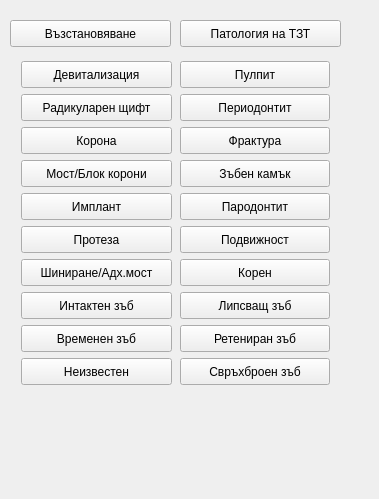
<?xml version="1.0" encoding="UTF-8"?>
<ui version="4.0">
 <class>ControlPanel</class>
 <widget class="QWidget" name="ControlPanel">
  <property name="geometry">
   <rect>
    <x>0</x>
    <y>0</y>
    <width>379</width>
    <height>499</height>
   </rect>
  </property>
  <property name="windowTitle">
   <string>ControlPanel</string>
  </property>
  <property name="toolTip">
   <string>&lt;html&gt;&lt;head/&gt;&lt;body&gt;&lt;p&gt;Бърз клавиш: Del&lt;/p&gt;&lt;/body&gt;&lt;/html&gt;</string>
  </property>
  <widget class="StatusButton" name="Caries">
   <property name="geometry">
    <rect>
     <x>180</x>
     <y>20</y>
     <width>161</width>
     <height>27</height>
    </rect>
   </property>
   <property name="sizePolicy">
    <sizepolicy hsizetype="Preferred" vsizetype="Fixed">
     <horstretch>0</horstretch>
     <verstretch>0</verstretch>
    </sizepolicy>
   </property>
   <property name="minimumSize">
    <size>
     <width>0</width>
     <height>27</height>
    </size>
   </property>
   <property name="maximumSize">
    <size>
     <width>16777215</width>
     <height>27</height>
    </size>
   </property>
   <property name="toolTip">
    <string>&lt;html&gt;&lt;head/&gt;&lt;body&gt;&lt;p&gt;Бърз клавиш: C&lt;/p&gt;&lt;/body&gt;&lt;/html&gt;</string>
   </property>
   <property name="styleSheet">
    <string notr="true"/>
   </property>
   <property name="text">
    <string>Патология на ТЗТ</string>
   </property>
  </widget>
  <widget class="StatusButton" name="Restoration">
   <property name="geometry">
    <rect>
     <x>10</x>
     <y>20</y>
     <width>161</width>
     <height>27</height>
    </rect>
   </property>
   <property name="sizePolicy">
    <sizepolicy hsizetype="Preferred" vsizetype="Fixed">
     <horstretch>0</horstretch>
     <verstretch>0</verstretch>
    </sizepolicy>
   </property>
   <property name="minimumSize">
    <size>
     <width>0</width>
     <height>27</height>
    </size>
   </property>
   <property name="maximumSize">
    <size>
     <width>16777215</width>
     <height>27</height>
    </size>
   </property>
   <property name="toolTip">
    <string>&lt;html&gt;&lt;head/&gt;&lt;body&gt;&lt;p&gt;Бърз клавиш: О&lt;/p&gt;&lt;/body&gt;&lt;/html&gt;</string>
   </property>
   <property name="styleSheet">
    <string notr="true"/>
   </property>
   <property name="text">
    <string>Възстановяване</string>
   </property>
  </widget>
  <widget class="QWidget" name="layoutWidget">
   <property name="geometry">
    <rect>
     <x>10</x>
     <y>50</y>
     <width>331</width>
     <height>351</height>
    </rect>
   </property>
   <layout class="QHBoxLayout" name="horizontalLayout">
    <property name="spacing">
     <number>8</number>
    </property>
    <item>
     <layout class="QVBoxLayout" name="verticalLayout">
      <item>
       <widget class="StatusButton" name="RootCanal">
        <property name="sizePolicy">
         <sizepolicy hsizetype="Preferred" vsizetype="Fixed">
          <horstretch>0</horstretch>
          <verstretch>0</verstretch>
         </sizepolicy>
        </property>
        <property name="minimumSize">
         <size>
          <width>0</width>
          <height>27</height>
         </size>
        </property>
        <property name="maximumSize">
         <size>
          <width>16777215</width>
          <height>27</height>
         </size>
        </property>
        <property name="toolTip">
         <string>&lt;html&gt;&lt;head/&gt;&lt;body&gt;&lt;p&gt;Бърз клавиш: D&lt;/p&gt;&lt;/body&gt;&lt;/html&gt;</string>
        </property>
        <property name="styleSheet">
         <string notr="true"/>
        </property>
        <property name="text">
         <string>Девитализация</string>
        </property>
       </widget>
      </item>
      <item>
       <widget class="StatusButton" name="post">
        <property name="sizePolicy">
         <sizepolicy hsizetype="Preferred" vsizetype="Fixed">
          <horstretch>0</horstretch>
          <verstretch>0</verstretch>
         </sizepolicy>
        </property>
        <property name="minimumSize">
         <size>
          <width>0</width>
          <height>27</height>
         </size>
        </property>
        <property name="maximumSize">
         <size>
          <width>16777215</width>
          <height>27</height>
         </size>
        </property>
        <property name="toolTip">
         <string>&lt;html&gt;&lt;head/&gt;&lt;body&gt;&lt;p&gt;Бърз клавиш: Q&lt;/p&gt;&lt;/body&gt;&lt;/html&gt;</string>
        </property>
        <property name="styleSheet">
         <string notr="true"/>
        </property>
        <property name="text">
         <string>Радикуларен щифт</string>
        </property>
       </widget>
      </item>
      <item>
       <widget class="StatusButton" name="Crown">
        <property name="sizePolicy">
         <sizepolicy hsizetype="Preferred" vsizetype="Fixed">
          <horstretch>0</horstretch>
          <verstretch>0</verstretch>
         </sizepolicy>
        </property>
        <property name="minimumSize">
         <size>
          <width>0</width>
          <height>27</height>
         </size>
        </property>
        <property name="maximumSize">
         <size>
          <width>16777215</width>
          <height>27</height>
         </size>
        </property>
        <property name="toolTip">
         <string>&lt;html&gt;&lt;head/&gt;&lt;body&gt;&lt;p&gt;Бърз клавиш: K&lt;/p&gt;&lt;/body&gt;&lt;/html&gt;</string>
        </property>
        <property name="styleSheet">
         <string notr="true"/>
        </property>
        <property name="text">
         <string>Корона</string>
        </property>
       </widget>
      </item>
      <item>
       <widget class="StatusButton" name="Bridge">
        <property name="enabled">
         <bool>true</bool>
        </property>
        <property name="sizePolicy">
         <sizepolicy hsizetype="Preferred" vsizetype="Fixed">
          <horstretch>0</horstretch>
          <verstretch>0</verstretch>
         </sizepolicy>
        </property>
        <property name="minimumSize">
         <size>
          <width>0</width>
          <height>27</height>
         </size>
        </property>
        <property name="maximumSize">
         <size>
          <width>16777215</width>
          <height>27</height>
         </size>
        </property>
        <property name="toolTip">
         <string>&lt;html&gt;&lt;head/&gt;&lt;body&gt;&lt;p&gt;Бърз клавиш: B&lt;/p&gt;&lt;/body&gt;&lt;/html&gt;</string>
        </property>
        <property name="styleSheet">
         <string notr="true"/>
        </property>
        <property name="text">
         <string>Мост/Блок корони</string>
        </property>
       </widget>
      </item>
      <item>
       <widget class="StatusButton" name="Implant">
        <property name="sizePolicy">
         <sizepolicy hsizetype="Preferred" vsizetype="Fixed">
          <horstretch>0</horstretch>
          <verstretch>0</verstretch>
         </sizepolicy>
        </property>
        <property name="minimumSize">
         <size>
          <width>0</width>
          <height>27</height>
         </size>
        </property>
        <property name="maximumSize">
         <size>
          <width>16777215</width>
          <height>27</height>
         </size>
        </property>
        <property name="toolTip">
         <string>&lt;html&gt;&lt;head/&gt;&lt;body&gt;&lt;p&gt;Бърз клавиш: I&lt;/p&gt;&lt;/body&gt;&lt;/html&gt;</string>
        </property>
        <property name="styleSheet">
         <string notr="true"/>
        </property>
        <property name="text">
         <string>Имплант</string>
        </property>
       </widget>
      </item>
      <item>
       <widget class="StatusButton" name="falseTooth">
        <property name="sizePolicy">
         <sizepolicy hsizetype="Preferred" vsizetype="Fixed">
          <horstretch>0</horstretch>
          <verstretch>0</verstretch>
         </sizepolicy>
        </property>
        <property name="minimumSize">
         <size>
          <width>0</width>
          <height>27</height>
         </size>
        </property>
        <property name="maximumSize">
         <size>
          <width>16777215</width>
          <height>27</height>
         </size>
        </property>
        <property name="toolTip">
         <string>&lt;html&gt;&lt;head/&gt;&lt;body&gt;&lt;p&gt;Бърз клавиш: X&lt;/p&gt;&lt;/body&gt;&lt;/html&gt;</string>
        </property>
        <property name="text">
         <string>Протеза</string>
        </property>
       </widget>
      </item>
      <item>
       <widget class="StatusButton" name="Fiber">
        <property name="enabled">
         <bool>true</bool>
        </property>
        <property name="sizePolicy">
         <sizepolicy hsizetype="Preferred" vsizetype="Fixed">
          <horstretch>0</horstretch>
          <verstretch>0</verstretch>
         </sizepolicy>
        </property>
        <property name="minimumSize">
         <size>
          <width>0</width>
          <height>27</height>
         </size>
        </property>
        <property name="maximumSize">
         <size>
          <width>16777215</width>
          <height>27</height>
         </size>
        </property>
        <property name="toolTip">
         <string>&lt;html&gt;&lt;head/&gt;&lt;body&gt;&lt;p&gt;Бърз клавиш: S&lt;/p&gt;&lt;/body&gt;&lt;/html&gt;</string>
        </property>
        <property name="styleSheet">
         <string notr="true"/>
        </property>
        <property name="text">
         <string>Шиниране/Адх.мост</string>
        </property>
       </widget>
      </item>
      <item>
       <widget class="StatusButton" name="healthyTooth">
        <property name="sizePolicy">
         <sizepolicy hsizetype="Preferred" vsizetype="Fixed">
          <horstretch>0</horstretch>
          <verstretch>0</verstretch>
         </sizepolicy>
        </property>
        <property name="minimumSize">
         <size>
          <width>0</width>
          <height>27</height>
         </size>
        </property>
        <property name="maximumSize">
         <size>
          <width>16777215</width>
          <height>27</height>
         </size>
        </property>
        <property name="toolTip">
         <string>&lt;html&gt;&lt;head/&gt;&lt;body&gt;&lt;p&gt;Бърз клавиш: H&lt;/p&gt;&lt;/body&gt;&lt;/html&gt;</string>
        </property>
        <property name="text">
         <string>Интактен зъб</string>
        </property>
       </widget>
      </item>
      <item>
       <widget class="StatusButton" name="Temporary">
        <property name="sizePolicy">
         <sizepolicy hsizetype="Preferred" vsizetype="Fixed">
          <horstretch>0</horstretch>
          <verstretch>0</verstretch>
         </sizepolicy>
        </property>
        <property name="minimumSize">
         <size>
          <width>0</width>
          <height>27</height>
         </size>
        </property>
        <property name="maximumSize">
         <size>
          <width>16777215</width>
          <height>27</height>
         </size>
        </property>
        <property name="toolTip">
         <string>&lt;html&gt;&lt;head/&gt;&lt;body&gt;&lt;p&gt;Бърз клавиш: T&lt;/p&gt;&lt;/body&gt;&lt;/html&gt;</string>
        </property>
        <property name="styleSheet">
         <string notr="true"/>
        </property>
        <property name="text">
         <string>Временен зъб</string>
        </property>
       </widget>
      </item>
      <item>
       <widget class="StatusButton" name="unknown">
        <property name="sizePolicy">
         <sizepolicy hsizetype="Preferred" vsizetype="Fixed">
          <horstretch>0</horstretch>
          <verstretch>0</verstretch>
         </sizepolicy>
        </property>
        <property name="minimumSize">
         <size>
          <width>0</width>
          <height>27</height>
         </size>
        </property>
        <property name="maximumSize">
         <size>
          <width>16777215</width>
          <height>27</height>
         </size>
        </property>
        <property name="toolTip">
         <string>&lt;html&gt;&lt;head/&gt;&lt;body&gt;&lt;p&gt;Бърз клавиш: Del&lt;/p&gt;&lt;/body&gt;&lt;/html&gt;</string>
        </property>
        <property name="text">
         <string>Неизвестен</string>
        </property>
       </widget>
      </item>
     </layout>
    </item>
    <item>
     <layout class="QVBoxLayout" name="verticalLayout_2">
      <item>
       <widget class="StatusButton" name="Pulpitis">
        <property name="sizePolicy">
         <sizepolicy hsizetype="Preferred" vsizetype="Fixed">
          <horstretch>0</horstretch>
          <verstretch>0</verstretch>
         </sizepolicy>
        </property>
        <property name="minimumSize">
         <size>
          <width>0</width>
          <height>27</height>
         </size>
        </property>
        <property name="maximumSize">
         <size>
          <width>16777215</width>
          <height>27</height>
         </size>
        </property>
        <property name="toolTip">
         <string>&lt;html&gt;&lt;head/&gt;&lt;body&gt;&lt;p&gt;Бърз клавиш: P&lt;/p&gt;&lt;/body&gt;&lt;/html&gt;</string>
        </property>
        <property name="styleSheet">
         <string/>
        </property>
        <property name="text">
         <string>Пулпит</string>
        </property>
       </widget>
      </item>
      <item>
       <widget class="StatusButton" name="ApicalLesion">
        <property name="sizePolicy">
         <sizepolicy hsizetype="Preferred" vsizetype="Fixed">
          <horstretch>0</horstretch>
          <verstretch>0</verstretch>
         </sizepolicy>
        </property>
        <property name="minimumSize">
         <size>
          <width>0</width>
          <height>27</height>
         </size>
        </property>
        <property name="maximumSize">
         <size>
          <width>16777215</width>
          <height>27</height>
         </size>
        </property>
        <property name="toolTip">
         <string>&lt;html&gt;&lt;head/&gt;&lt;body&gt;&lt;p&gt;Бърз клавиш: G&lt;/p&gt;&lt;/body&gt;&lt;/html&gt;</string>
        </property>
        <property name="styleSheet">
         <string/>
        </property>
        <property name="text">
         <string>Периодонтит</string>
        </property>
       </widget>
      </item>
      <item>
       <widget class="StatusButton" name="Fracture">
        <property name="sizePolicy">
         <sizepolicy hsizetype="Preferred" vsizetype="Fixed">
          <horstretch>0</horstretch>
          <verstretch>0</verstretch>
         </sizepolicy>
        </property>
        <property name="minimumSize">
         <size>
          <width>0</width>
          <height>27</height>
         </size>
        </property>
        <property name="maximumSize">
         <size>
          <width>16777215</width>
          <height>27</height>
         </size>
        </property>
        <property name="toolTip">
         <string>&lt;html&gt;&lt;head/&gt;&lt;body&gt;&lt;p&gt;Бърз клавиш: F&lt;/p&gt;&lt;/body&gt;&lt;/html&gt;</string>
        </property>
        <property name="styleSheet">
         <string/>
        </property>
        <property name="text">
         <string>Фрактура</string>
        </property>
       </widget>
      </item>
      <item>
       <widget class="StatusButton" name="Calculus">
        <property name="sizePolicy">
         <sizepolicy hsizetype="Minimum" vsizetype="Fixed">
          <horstretch>0</horstretch>
          <verstretch>0</verstretch>
         </sizepolicy>
        </property>
        <property name="minimumSize">
         <size>
          <width>0</width>
          <height>27</height>
         </size>
        </property>
        <property name="maximumSize">
         <size>
          <width>16777215</width>
          <height>27</height>
         </size>
        </property>
        <property name="toolTip">
         <string>&lt;html&gt;&lt;head/&gt;&lt;body&gt;&lt;p&gt;Бърз клавиш: V&lt;/p&gt;&lt;/body&gt;&lt;/html&gt;</string>
        </property>
        <property name="text">
         <string>Зъбен камък</string>
        </property>
       </widget>
      </item>
      <item>
       <widget class="StatusButton" name="Periodontitis">
        <property name="sizePolicy">
         <sizepolicy hsizetype="Preferred" vsizetype="Fixed">
          <horstretch>0</horstretch>
          <verstretch>0</verstretch>
         </sizepolicy>
        </property>
        <property name="minimumSize">
         <size>
          <width>0</width>
          <height>27</height>
         </size>
        </property>
        <property name="maximumSize">
         <size>
          <width>16777215</width>
          <height>27</height>
         </size>
        </property>
        <property name="toolTip">
         <string>&lt;html&gt;&lt;head/&gt;&lt;body&gt;&lt;p&gt;Бърз клавиш: L&lt;/p&gt;&lt;/body&gt;&lt;/html&gt;</string>
        </property>
        <property name="styleSheet">
         <string/>
        </property>
        <property name="text">
         <string>Пародонтит</string>
        </property>
       </widget>
      </item>
      <item>
       <widget class="StatusMultiButton" name="Mobility">
        <property name="sizePolicy">
         <sizepolicy hsizetype="Preferred" vsizetype="Fixed">
          <horstretch>0</horstretch>
          <verstretch>0</verstretch>
         </sizepolicy>
        </property>
        <property name="minimumSize">
         <size>
          <width>0</width>
          <height>27</height>
         </size>
        </property>
        <property name="maximumSize">
         <size>
          <width>16777215</width>
          <height>27</height>
         </size>
        </property>
        <property name="toolTip">
         <string>&lt;html&gt;&lt;head/&gt;&lt;body&gt;&lt;p&gt;Бърз клавиш: 1-3&lt;/p&gt;&lt;/body&gt;&lt;/html&gt;</string>
        </property>
        <property name="styleSheet">
         <string/>
        </property>
        <property name="text">
         <string>Подвижност</string>
        </property>
       </widget>
      </item>
      <item>
       <widget class="StatusButton" name="Root">
        <property name="sizePolicy">
         <sizepolicy hsizetype="Preferred" vsizetype="Fixed">
          <horstretch>0</horstretch>
          <verstretch>0</verstretch>
         </sizepolicy>
        </property>
        <property name="minimumSize">
         <size>
          <width>0</width>
          <height>27</height>
         </size>
        </property>
        <property name="maximumSize">
         <size>
          <width>16777215</width>
          <height>27</height>
         </size>
        </property>
        <property name="toolTip">
         <string>&lt;html&gt;&lt;head/&gt;&lt;body&gt;&lt;p&gt;Бърз клавиш: R&lt;/p&gt;&lt;/body&gt;&lt;/html&gt;</string>
        </property>
        <property name="styleSheet">
         <string/>
        </property>
        <property name="text">
         <string>Корен</string>
        </property>
       </widget>
      </item>
      <item>
       <widget class="StatusButton" name="Missing">
        <property name="sizePolicy">
         <sizepolicy hsizetype="Preferred" vsizetype="Fixed">
          <horstretch>0</horstretch>
          <verstretch>0</verstretch>
         </sizepolicy>
        </property>
        <property name="minimumSize">
         <size>
          <width>0</width>
          <height>27</height>
         </size>
        </property>
        <property name="maximumSize">
         <size>
          <width>16777215</width>
          <height>27</height>
         </size>
        </property>
        <property name="toolTip">
         <string>&lt;html&gt;&lt;head/&gt;&lt;body&gt;&lt;p&gt;Бърз клавиш: E&lt;/p&gt;&lt;/body&gt;&lt;/html&gt;</string>
        </property>
        <property name="styleSheet">
         <string/>
        </property>
        <property name="text">
         <string>Липсващ зъб</string>
        </property>
       </widget>
      </item>
      <item>
       <widget class="StatusButton" name="Impacted">
        <property name="sizePolicy">
         <sizepolicy hsizetype="Preferred" vsizetype="Fixed">
          <horstretch>0</horstretch>
          <verstretch>0</verstretch>
         </sizepolicy>
        </property>
        <property name="minimumSize">
         <size>
          <width>0</width>
          <height>27</height>
         </size>
        </property>
        <property name="maximumSize">
         <size>
          <width>16777215</width>
          <height>27</height>
         </size>
        </property>
        <property name="toolTip">
         <string>&lt;html&gt;&lt;head/&gt;&lt;body&gt;&lt;p&gt;Бърз клавиш: M&lt;/p&gt;&lt;/body&gt;&lt;/html&gt;</string>
        </property>
        <property name="styleSheet">
         <string/>
        </property>
        <property name="text">
         <string>Ретениран зъб</string>
        </property>
       </widget>
      </item>
      <item>
       <widget class="StatusButton" name="Dsn">
        <property name="sizePolicy">
         <sizepolicy hsizetype="Preferred" vsizetype="Fixed">
          <horstretch>0</horstretch>
          <verstretch>0</verstretch>
         </sizepolicy>
        </property>
        <property name="minimumSize">
         <size>
          <width>0</width>
          <height>27</height>
         </size>
        </property>
        <property name="maximumSize">
         <size>
          <width>16777215</width>
          <height>27</height>
         </size>
        </property>
        <property name="toolTip">
         <string>&lt;html&gt;&lt;head/&gt;&lt;body&gt;&lt;p&gt;Бърз клавиш: U&lt;/p&gt;&lt;/body&gt;&lt;/html&gt;</string>
        </property>
        <property name="text">
         <string>Свръхброен зъб</string>
        </property>
        <property name="checkable">
         <bool>true</bool>
        </property>
        <property name="checked">
         <bool>false</bool>
        </property>
       </widget>
      </item>
     </layout>
    </item>
   </layout>
  </widget>
 </widget>
 <layoutdefault spacing="6" margin="11"/>
 <customwidgets>
  <customwidget>
   <class>StatusButton</class>
   <extends>QPushButton</extends>
   <header>View/uiComponents/StatusButton.h</header>
  </customwidget>
  <customwidget>
   <class>StatusMultiButton</class>
   <extends>QPushButton</extends>
   <header>View/uiComponents/StatusMultiButton.h</header>
  </customwidget>
 </customwidgets>
 <resources/>
 <connections/>
</ui>
